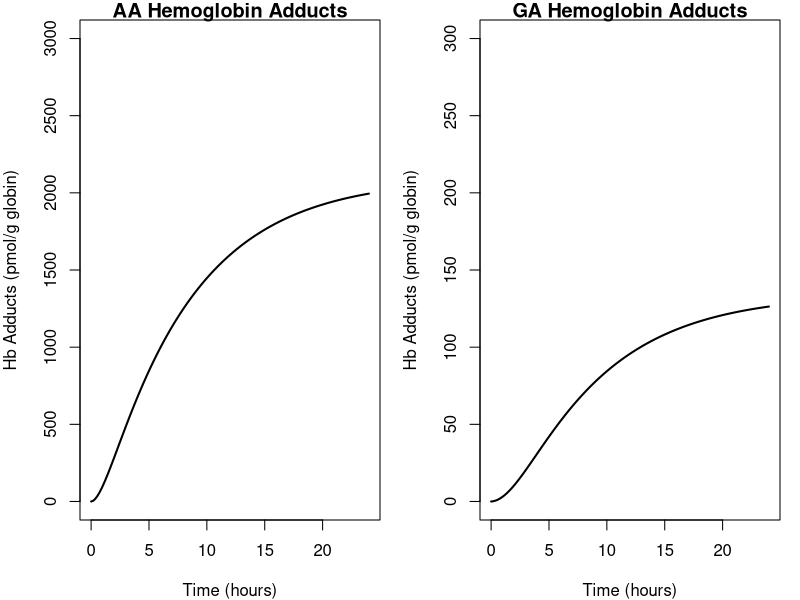
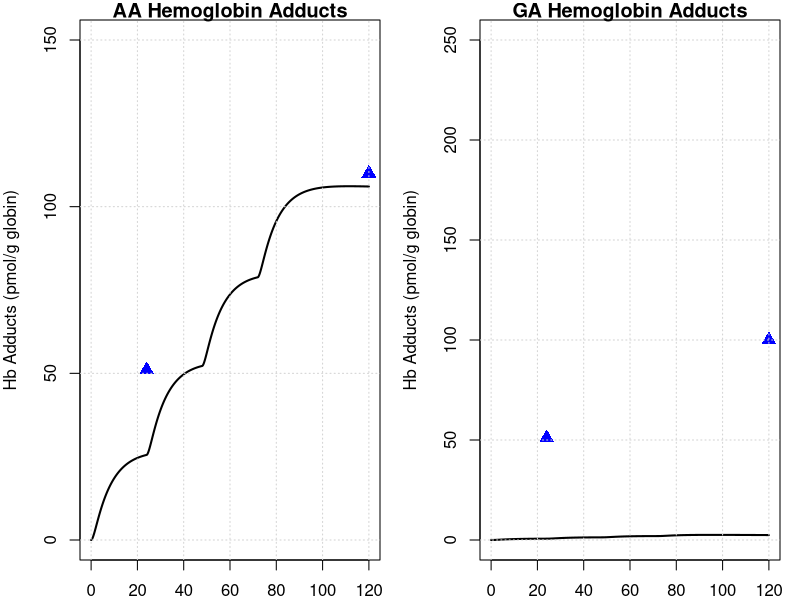

Reproduce these figures in R, in order.
library(deSolve) ; library(minpack.lm)
graphics.off()

# body weight in kg
BW = 70 
# fractions of BW
##https://journals.sagepub.com/doi/pdf/10.1177/ANIB_32_3-4
F_B = 0.079 
F_B_AB = 0.35 #fraction: arterial blood of blood volume

F_B_VB = 0.65 #fraction: venous blood of blood volume
F_Li = 0.026
F_Ki = 0.0044
F_T = 1 - ( F_B + F_Li + F_Ki )
# organ volumes in L
V_AB <- BW*F_B*F_B_AB 
V_VB <- BW*F_B*F_B_VB 

V_T <- BW*F_T
V_Ki <- BW*F_Ki
V_Li <- BW*F_Li

#mixed venous delay compartment volume
V_mix <- V_VB

# cardiac output in L/(kg*h)
##https://journals.sagepub.com/doi/pdf/10.1177/ANIB_32_3-4
QCC = 16        #12.5 # maybe 14 or 6.5 check?
Q_C = QCC*BW^0.75
#FQ_P = 2.5/100 Trine: We don't have a lung compartment in this model
FQ_Li = 0.255
FQ_Ki = 0.19 #total - there is also an aterial flow rate 
FQ_T = 1 -( FQ_Li + FQ_Ki) # +FQ_P) Trine: We don't have a lung compartment in this model
Q_Li <- Q_C*FQ_Li
Q_Ki <- Q_C*FQ_Ki
Q_T <- Q_C*FQ_T

MW_aa = 71   # mg/mmol
MW_ga = 87   # mg/mmol
MW_GSH = 307.32 # mg/mmol
k_0_GSH = 7   # from Sweeney paper.
MW_GSH = 307.32     # mg/mmol

# partition coefficient 
pAA_TB = .2        # Tissue::blood partition AA, Sweeney et al (2010) paper
pAA_KiB = 0.8      # Kidney::blood partition AA, Sweeney et al (2010) paper
pAA_LiB = 0.4      # liver::blood partition AA, Sweeney et al (2010) paper
# Maybe we said it earlier and these parameters are not sensitive to the model,
# but from which paper did you get the values of these partition coefs., 
# in the paper of Sweeney and of Li are different pAA_LiB = 0.4 and pAA_KiB = 0.8.

# reaction rate constants 
k_AAuptake = 1 #1/h

k_onAA_T = 0.028  #1/h     # we took it from Sweenney
k_onAA_B = 0.003 #0.036  #1/h # 0.036 h⁻¹ corresponds to tissue binding (KPBS1)in Sweeney, not blood
k_onAA_Li = 0.71 #1/h
k_onAA_Ki = 0.13 #1/h

# from 0.23 to 0.35
k_cl_GSH = 0.035   # 1/h   #  Reed et al. 2008 'A mathematical model of glutathione metabolism'
# doi:10.1186/1742-4682-5-8

k_exc_AAMA = 0.049  ## ##MK Furh et al. report on Elimination half-life of AAMA as ~17.4 h, then k_exc_AAMA=0.0398 h-1#
# 'Toxicokinetics of acrylamide in humans after ingestion of a defined dose in a test meal to improve risk assessment for acrylamide carcinogenicity'
# DOI: 10.1158/1055-9965.EPI-05-0647
# 0.049 #1/h or 0.13 # this will change the shape

# Maximum velocity for enzymatic reaction 
V_max_p450 = 0.5 * BW^0.7 # 9 /MW_aa*BW^0.7  # mg/h  from Sweenney paper, checked!
# maximum rate of GA and AA conjugation with GSH (mg/(h BW^0.7))
Vmax_AA_GSH <- 22 * BW^0.7 # 24*BW^0.7 # from the Sweeny  fitted   mg/h

# +++++++++++++++++++++++++++++++++++++++++++++++++++++++++++++++++
# PARAMETERS FOR GA
# +++++++++++++++++++++++++++++++++++++++++++++++++++++++++++++++++
# partition coefficient
pGA_TB = 1.35 # Have been calculated from the Doerge et al 2005 paper on TK in mice
pGA_LiB = 0.63 # Have been calculated from the Doerge et al 2005 paper on TK in mice
pGA_KiB = .3

#k_onGA_GSH = 0.8 #L/(mmol h)
k_onGA_T = 0.69        #1/h
k_onGA_B = 0.108       #1/h
k_onGA_Ki = k_onAA_T/2 #1/h
k_onGA_Li = 0.115      #1/h

k_exc_GAMA = 0.027   ##MK Furh et al. report on Elimination half-life of GAMA: ~25.1 hours, then k_exc_GAMA = 0.0276 h-1##  
# 0.077 #1/h  # or 0.027 # from sweeney # 
k_exc_GAOH = 0.077     # 1/h  # from sweeney
# (removed as no longer used) k_exc_GA <- .4         # 1/h Q_Ki*0.025

# Maximum velocity for enzymatic reaction 
V_max_EH = 20 *BW^0.7  
KM_p450 = 10.0
KM_EH = 100.0
# maximum rate of GA and AA conjugation with GSH (mg/(h BW^0.7))
Vmax_GA_GSH <- 20*BW^0.7 # from the Sweeny ( Vmax_GC2 )  fitted   mg/h

KMG1 = 100  # In Sweeney: KMG1 = 100 mg/L (human)  #50  #!Km with respect to AA for GSH conjugation mg/L (from Sweeny code) 
# Trine: This should be mg. Delete the term MW_aa
# Sweeney has this parameter for rats ans 100 mg/L why did you use this number and why divived by MW??

KMGG <- 0.1 * MW_GSH # In Sweeney: KMGG = 0.1 mM # .1/MW_GSH        # !KM with respect to GSH for AA or GA conjugation with GSH mmol/L. Trine: should be mg/L
####and that this is 307 mg/L #This comment is wrong ignore
KMG2 = 100  #!Km with respect to GA for GSH conjugation mM. Trine: This should be mg. Delete the term MW_aa
# The same comment as for KMG1

# from the code, not from paper
KPT_Li = 0.015    # !'protein turnover rate in liver'# this is confimred in the exp. values of Sweeney
KPT_Ki = 0.013    # !'protein turnover rate in kidney'# 1/h this is 0.012 in Sweeney, I guess its not much of difference
#KPTR   = 1        # !'protein turnover rate in rpt'# this is 0.012 in Li et.al
KPTS   = 0.0039   # !'protein turnover rate in spt'# and this they have it 0.0051 Sweeney and Li 0.0012 refering to Sweeney
KPTRB  = 0.00035  # (correct by Maria)    # !'protein turnover rate in rbc'# how did we get that?
KPTPL  = 0.012    # !'protein turnover rate in plasma'# Sweeney has 0.012 for this value

kpb_Li = 0.1    #!protein binding in liver
kpbk_ki = 0.08   #!protein binding in kidney
kpbr1 = 0.08  # !protein binding in rpt
kpbs1 = 0.08   #!protein binding in spt
kpbrb1 = 0.01 # !protein binding in rbc (hemoglobin binding)
kpbpl1 = 0.01   #!protein binding in plasma 
reactratio = 2.0  #!reactivity ratio with protein, AA/GA
kpb_Li_2 = kpb_Li/reactratio    #!protein binding in liver
kpbk2 = kpbk_ki/reactratio    #!protein binding in kidney
kpbr2 = kpbr1/reactratio    #!protein binding in rpt
kpbs2 = kpbs1/reactratio    #!protein binding in spt
kpbrb2 = kpbrb1/reactratio  #!protein binding in rbc (hemoglobin binding)
kpbpl2 = kpbpl1/reactratio  #!protein binding in plasma 

# +++++++++++++++++++++++++++++++++++++++++++++++++++++++++++++++++
# CORRECTED HB ADDUCT PARAMETERS
# 2 Formation Constants (L/h)
K_FORM_AA_VAL =  6400  # !fmol AA-val/mg globin per mM AA-hr

K_FORM_GA_VAL <- 59000 # fmol GA-val/mg globin per mM GA-hr

# 3. Removal Constants (1/h)
# Adducts are removed with RBC turnover (Lifespan ~120 days)
# Should match KPTRB (Protein turnover in RBC)
K_REM_AA_VAL <- 0.00035 #AA-val adducts from RBC per hr
K_REM_GA_VAL <- 0.00035 #AA-val adducts from RBC per hr



# +++++++++++++++++++++++++++++++++++++++++++++++++++++++++++++++++
# create list of parameter
# +++++++++++++++++++++++++++++++++++++++++++++++++++++++++++++++++
params <- unlist(c(data.frame(pAA_TB, pAA_LiB, pAA_KiB,
                              pGA_TB, pGA_LiB, pGA_KiB,
                              k_onAA_T, k_onAA_B, k_onAA_Li,  k_onAA_Ki,
                              k_onGA_T, k_onGA_B, k_onGA_Li, k_onGA_Ki, 
                              k_exc_AAMA, k_exc_GAMA,
                              k_cl_GSH, V_max_p450, KM_p450, V_max_EH, KM_EH,
                              k_AAuptake)  ))
yini <- c(m_AA_AB = 0.0, m_GA_AB = 0.0,      
          m_AA_VB = 0.0, m_GA_VB = 0.0,
          m_AA_mix = 0.0,   # AA amount in mixed venous delay compartment (mg)
          m_GA_mix = 0.0,   # GA amount in mixed venous delay compartment (mg)
          m_AA_Ki = 0.0, m_GA_Ki = 0.0, m_AA_dose = 0 ,
          m_AA_Li = 0.0, m_AAMA = 0.0, 
          m_GA_Li = 0.0, a_pb_GA_Li = 0.0,
          m_GAMA  = 0.0,       
          m_GSH_Li = k_0_GSH * V_Li * MW_GSH, 
          m_AA_T = 0.0, m_GA_T = 0.0,     m_GAOH = 0.0, 
          a_pb_AA_Ki = 0,  a_pb_AA_Li = 0,
          a_pb_GA_Ki = 0, a_pb_AA_T = 0, 
          a_pb_GA_T = 0,
          m_AA_Hb = 0.0,   # <-- AA-hemoglobin adduct (fmol adducts per mg globin)
          m_GA_Hb = 0.0    # <-- GA-hemoglobin adduct (fmol adducts per mg globin)
)
# ++++++++++++++++++++++++++++++++++++++++++++++++++++++++++++++++++
# PBPK model for Acrylamide (AA) with GA and mass-balance diagnostics
# ++++++++++++++++++++++++++++++++++++++++++++++++++++++++++++++++++
PBPKmodelAA <- function(t, state, parameter) {
  with(as.list(c(t, state, parameter)), {
    
    #----#---#  Model for AA  #---#---#
    # concentrations blood in the organs in mg/L
    c_AA_AB <- m_AA_AB / V_AB
    c_AA_VB <- m_AA_VB / V_VB
    c_AA_mix <- m_AA_mix / V_mix   # mixed compartment
    c_AA_T  <- m_AA_T  / V_T
    c_AA_Li <- m_AA_Li / V_Li   
    c_AA_Ki <- m_AA_Ki / V_Ki
    
    c_GSH_Li <- m_GSH_Li / V_Li
    
    # units checked -> mg/h
    dm_AA_dose <- - k_AAuptake * m_AA_dose
    
    # units checked -> mg/h
    # Arterial blood
    dm_AA_AB <- Q_C * (c_AA_VB - c_AA_AB) - k_onAA_B * c_AA_AB * V_AB
    
    # Mixed venous delay compartment: receives tissue outflows
    dm_AA_mix <- Q_T  * (c_AA_T  / pAA_TB) +
      Q_Li * (c_AA_Li / pAA_LiB) +
      Q_Ki * (c_AA_Ki / pAA_KiB) -
      Q_C  * c_AA_mix
    
    # Venous blood: receives flow from mixed compartment
    dm_AA_VB <- Q_C * (c_AA_mix - c_AA_VB) - k_onAA_B * c_AA_VB * V_VB
    
    # !terminal valine hemoglobin adducts
    # we define m_AA_Hb in unit as "fmol adducts per mg globin"
    dm_AA_Hb <- K_FORM_AA_VAL * (c_AA_VB / MW_aa) - K_REM_AA_VAL * m_AA_Hb
    
    
    
    
    # Kidney
    dm_AA_Ki <- Q_Ki * c_AA_AB - Q_Ki * (c_AA_Ki / pAA_KiB) - k_onAA_Ki * m_AA_Ki
    # protein turnover AA in Kidney
    da_pb_AA_Ki <- kpbk_ki * m_AA_Ki - a_pb_AA_Ki * KPT_Ki
    
    # liver metabolism (AA -> GA via P450 and AA -> AAMA via GSH conjugation)
    metAA_GSH  <- Vmax_AA_GSH * c_AA_Li * c_GSH_Li / ((KMG1 + c_AA_Li) * (KMGG + c_GSH_Li))
    metAA_P450 <- V_max_p450 * c_AA_Li / (KM_p450 + c_AA_Li)
    
    # Liver mass balance for AA
    dm_AA_Li <- Q_Li * (c_AA_AB - c_AA_Li / pAA_LiB) + k_AAuptake * m_AA_dose -
      k_onAA_Li * m_AA_Li - metAA_P450 - metAA_GSH
    # protein turnover AA in Liver
    da_pb_AA_Li <- kpb_Li * m_AA_Li - a_pb_AA_Li * KPT_Li
    
    # Tissue
    dm_AA_T <- Q_T * (c_AA_AB - c_AA_T / pAA_TB) - k_onAA_T * m_AA_T
    # protein turnover AA in Tissue
    da_pb_AA_T <- kpbs1 * m_AA_T - a_pb_AA_T * KPTS
    
    # Urine / metabolite AAMA (from AA via GSH conjugation)
    dm_AAMA <- metAA_GSH - m_AAMA * k_exc_AAMA
    
    
    ########################################################################################
    #-GA-#-GA-#  Model for GA  #-GA-#-GA-#    
    # concentrations blood in the organs in mg/L
    c_GA_AB <- m_GA_AB / V_AB
    c_GA_VB <- m_GA_VB / V_VB
    c_GA_T  <- m_GA_T  / V_T
    c_GA_Li <- m_GA_Li / V_Li
    c_GA_Ki <- m_GA_Ki / V_Ki
    
    
    c_GA_mix <- m_GA_mix / V_mix   # mixed compartment
    
    # Blood
    dm_GA_AB <- Q_C * (c_GA_VB - c_GA_AB) - k_onGA_B * c_GA_AB * V_AB
    
    # Mixed venous delay compartment: receives tissue outflows
    dm_GA_mix <- Q_T * (c_GA_T  / pGA_TB) +
      Q_Li * (c_GA_Li / pGA_LiB) +
      Q_Ki * (c_GA_Ki / pGA_KiB) -
      Q_C  * c_GA_mix
    
    # Venous blood: receives flow from mixed compartment
    dm_GA_VB <- Q_C * (c_GA_mix - c_GA_VB) - k_onGA_B * c_GA_VB * V_VB
    
    # hemoglobin
    dm_GA_Hb <- K_FORM_GA_VAL * ( c_GA_VB / MW_ga ) - K_REM_GA_VAL * m_GA_Hb
    
    
    # Kidney
    dm_GA_Ki <- Q_Ki * c_GA_AB - Q_Ki * (c_GA_Ki / pGA_KiB) - k_onGA_Ki * m_GA_Ki
    da_pb_GA_Ki <- kpbk_ki * m_GA_Ki - a_pb_GA_Ki * KPT_Ki
    
    # Liver metabolism for GA (and formation from AA via p450)
    metGA_GSH <- Vmax_GA_GSH * c_GSH_Li * c_GA_Li / ((c_GA_Li + KMG2) * (c_GSH_Li + KMGG))
    metGA_EH  <- V_max_EH  * c_GA_Li / (KM_EH + c_GA_Li)
    
    
    metAA_P450_GA <- metAA_P450 * (MW_ga / MW_aa)
    dm_GA_Li <- Q_Li * (c_GA_AB - c_GA_Li / pGA_LiB) - k_onGA_Li * m_GA_Li +
      metAA_P450_GA - metGA_GSH - metGA_EH
    # protein turnover GA in Liver
    da_pb_GA_Li <- kpb_Li_2 * m_GA_Li - a_pb_GA_Li * KPT_Li
    
    # GA metabolites (excretable)
    dm_GAMA  <- metGA_GSH - m_GAMA * k_exc_GAMA
    dm_GAOH  <- metGA_EH  - m_GAOH * k_exc_GAOH
    
    # Tissue
    dm_GA_T <- Q_T * (c_GA_AB - c_GA_T / pGA_TB) - k_onGA_T * m_GA_T
    da_pb_GA_T <- kpbs2 * m_GA_T - a_pb_GA_T * KPTS
    
    # GSH pool in liver (consumed by both AA and GA conjugation) # correction of the eqs.
    # earlier eq. 'production − clearance − consumption' 
    #This eq. 'GSH self-corrects to baseline, matches physiology, from Sweeney
    dm_GSH_Li <- k_cl_GSH * (k_0_GSH * V_Li * MW_GSH - m_GSH_Li) - metAA_GSH - metGA_GSH
    
    
    
    
    # -------------------------------------------------------------------------
    # Mass-balance diagnostics (do not change dynamics; returned as named outputs)
    # Total mass pools (AA, GA, and combined AA+GA + metabolites)
    total_AA_mass <- m_AA_AB + m_AA_VB + m_AA_T + m_AA_Li + m_AA_Ki + m_AAMA
    total_GA_mass <- m_GA_AB + m_GA_VB + m_GA_T + m_GA_Li + m_GA_Ki + m_GAMA + m_GAOH
    
    # Rate of change of total AA (sum of AA derivatives)
    dm_total_AA <- dm_AA_dose + dm_AA_AB + dm_AA_VB + dm_AA_T + dm_AA_Li + dm_AA_Ki + dm_AAMA
    # Rate of change of total GA (sum of GA derivatives)
    dm_total_GA <- dm_GA_AB + dm_GA_VB + dm_GA_T + dm_GA_Li + dm_GA_Ki + dm_GAMA + dm_GAOH
    
    # Combined pool derivative (AA + GA + excretable metabolites)
    combined_deriv <- dm_total_AA + dm_total_GA
    
    # Total excretion (rate at which mass leaves the modeled system)
    total_excretion_rate <- m_AAMA * k_exc_AAMA + m_GAMA * k_exc_GAMA + m_GAOH * k_exc_GAOH
    
    # For perfect mass conservation: combined_deriv + total_excretion_rate should be ~ 0
    # (because conversions AA->GA are internal transfers; only excretion removes mass)
    mass_balance_residual <- combined_deriv + total_excretion_rate
    
    # Flow/volume diagnostics
    flow_residual <- Q_C - (Q_T + Q_Li + Q_Ki)   # if non-zero, flows don't sum to cardiac output
    volume_sum    <- V_AB + V_VB + V_T + V_Li + V_Ki  # check if sum matches expected total blood/tissue volume
    
    # -------------------------------------------------------------------------
    # Return: first element must be vector of derivatives (in the same order as `state`)
    derivs <- c(
      dm_AA_AB,    dm_GA_AB,   
      dm_AA_VB,    dm_GA_VB,
      dm_AA_mix,         dm_GA_mix,
      dm_AA_Ki,    dm_GA_Ki,   dm_AA_dose,
      dm_AA_Li,    dm_AAMA,
      dm_GA_Li,    da_pb_GA_Li, dm_GAMA,
      dm_GSH_Li,   dm_AA_T,     dm_GA_T,
      dm_GAOH,
      da_pb_AA_Ki, da_pb_AA_Li,
      da_pb_GA_Ki, da_pb_AA_T, 
      da_pb_GA_T,
      dm_AA_Hb ,   # <-- AA-hemoglobin adduct
      dm_GA_Hb     # <-- GA-hemoglobin adduct
    )
    
    # Named diagnostics returned as additional items (deSolve will include them in output)
    return(list(    derivs,
      total_AA_mass = total_AA_mass,
      total_GA_mass = total_GA_mass,
      combined_total_mass = total_AA_mass + total_GA_mass,
      dm_total_AA = dm_total_AA,
      dm_total_GA = dm_total_GA,
      combined_deriv = combined_deriv,
      total_excretion_rate = total_excretion_rate,
      mass_balance_residual = mass_balance_residual,
      flow_residual = flow_residual,
      volume_sum = volume_sum
    ))
  })
}
PBPKmodelAA <- compiler::cmpfun(PBPKmodelAA)

# ++++++++++++++++++++++++++++++++++++++++++++++++++++++++++++++++++
# manual readout from Vikstrom 2011 InVitroAcrylamide
# ++++++++++++++++++++++++++++++++++++++++++++++++++++++++++++++++++

n_days = 1 # simulate for 5 days
times <- seq(from = 0, to = n_days * 24   , by = 0.1)
diet <- data.frame(var = "m_AA_dose", method = "add",   #  24* c(0:(n_days/2))
                   time = c(0 ),  value = 1000 *BW /1000 ) #  0.5 *BW /1000   # dose of 0.05 microg/kg bw
out <- ode(y = yini, times = times, func = PBPKmodelAA, parms = params, events = list(data = diet))


par( mfrow = c(1,2) , mar = c(4,4,1,1) )
# plot for hemoglobin adducts AA 
plot(out[,'time'], 
     out[,'m_AA_Hb'],
     type = 'l', lwd=2,  xlab = 'Time (hours)',    ylab = 'Hb Adducts (pmol/g globin)', 
     main = 'AA Hemoglobin Adducts',   
     ylim = c(0, 3000)) # Adjusted ylim to typical range (0-150)
# Add reference points (ensure these values are also in pmol/g globin)
#points(c(24, 120), c(51, 110), col="blue", cex = 1.5, pch = 17) ; grid()

plot(out[,'time'],  out[,'m_GA_Hb'], 
     type = 'l', lwd=2,  xlab = 'Time (hours)',    ylab = 'Hb Adducts (pmol/g globin)', 
     main = 'GA Hemoglobin Adducts',   
     ylim = c(0, 300)) # Adjusted ylim to typical range (0-150)
# Add reference points (ensure these values are also in pmol/g globin)
#points(c(24, 120), c(51, 100), col="blue", cex = 1.5, pch = 17) ; grid()








library(deSolve) ; library(minpack.lm)
graphics.off()

# body weight in kg
BW = 70 
# fractions of BW
##https://journals.sagepub.com/doi/pdf/10.1177/ANIB_32_3-4
F_B = 0.079 
F_B_AB = 0.35 #fraction: arterial blood of blood volume

F_B_VB = 0.65 #fraction: venous blood of blood volume
F_Li = 0.026
F_Ki = 0.0044
F_T = 1-(F_B+F_Li+F_Ki)
# organ volumes in L
V_AB <- BW*F_B*F_B_AB 
V_VB <- BW*F_B*F_B_VB 

V_T <- BW*F_T
V_Ki <- BW*F_Ki
V_Li <- BW*F_Li

#mixed venous delay compartment volume
V_mix <- V_VB

# cardiac output in L/(kg*h)
##https://journals.sagepub.com/doi/pdf/10.1177/ANIB_32_3-4
QCC = 16        #12.5 # maybe 14 or 6.5 check?
Q_C = QCC*BW^0.75
#FQ_P = 2.5/100 Trine: We don't have a lung compartment in this model
FQ_Li = 0.255
FQ_Ki = 0.19 #total - there is also an aterial flow rate 
FQ_T = 1 -( FQ_Li + FQ_Ki) # +FQ_P) Trine: We don't have a lung compartment in this model
Q_Li <- Q_C*FQ_Li
Q_Ki <- Q_C*FQ_Ki
Q_T <- Q_C*FQ_T

MW_aa = 71   # mg/mmol
MW_ga = 87   # mg/mmol
MW_GSH = 307.32 # mg/mmol
k_0_GSH = 7   # from Sweeney paper.
MW_GSH = 307.32     # mg/mmol

# partition coefficient 
pAA_TB = .2        # Tissue::blood partition AA, Sweeney et al (2010) paper
pAA_KiB = 0.8      # Kidney::blood partition AA, Sweeney et al (2010) paper
pAA_LiB = 0.4      # liver::blood partition AA, Sweeney et al (2010) paper
# Maybe we said it earlier and these parameters are not sensitive to the model, but from which paper did you get the values of these partition coefs., 
# in the paper of Sweeney and of Li are different pAA_LiB = 0.4 and pAA_KiB = 0.8.

# reaction rate constants 
k_AAuptake = 1 #1/h

k_onAA_T = 0.028  #1/h     # we took it from Sweenney
k_onAA_B = 0.003 #0.036  #1/h # 0.036 h⁻¹ corresponds to tissue binding (KPBS1)in Sweeney, not blood
k_onAA_Li = 0.71 #1/h
k_onAA_Ki = 0.13 #1/h

# from 0.23 to 0.35
k_cl_GSH = 0.035   # 1/h   #  Reed et al. 2008 'A mathematical model of glutathione metabolism'
# doi:10.1186/1742-4682-5-8

# k_onAA_GSH = 0.55 # L/(mmol h)
# check, we do not use it any more.
k_exc_AAMA = 0.049  ## ##MK Furh et al. report on Elimination half-life of AAMA as ~17.4 h, then k_exc_AAMA=0.0398 h-1#
# 'Toxicokinetics of acrylamide in humans after ingestion of a defined dose in a test meal to improve risk assessment for acrylamide carcinogenicity'
# DOI: 10.1158/1055-9965.EPI-05-0647
# 0.049 #1/h or 0.13 # this will change the shape

# Maximum velocity for enzymatic reaction 
V_max_p450 = 0.5 * BW^0.7 #9 /MW_aa*BW^0.7  # mg/h  from Sweenney paper, checked!
# maximum rate of GA and AA conjugation with GSH (mg/(h BW^0.7))
Vmax_AA_GSH <- 22 * BW^0.7 #24*BW^0.7 # from the Sweeny  fitted   mg/h

# +++++++++++++++++++++++++++++++++++++++++++++++++++++++++++++++++
# PARAMETERS FOR GA
# +++++++++++++++++++++++++++++++++++++++++++++++++++++++++++++++++
# partition coefficient
pGA_TB = 1.35 # Have been calculated from the Doerge et al 2005 paper on TK in mice
pGA_LiB = 0.63 # Have been calculated from the Doerge et al 2005 paper on TK in mice
pGA_KiB = .3

#k_onGA_GSH = 0.8 #L/(mmol h)
k_onGA_T = 0.69        #1/h
k_onGA_B = 0.108       #1/h
k_onGA_Ki = k_onAA_T/2 #1/h
k_onGA_Li = 0.115      #1/h

k_exc_GAMA = 0.027   ##MK Furh et al. report on Elimination half-life of GAMA: ~25.1 hours, then k_exc_GAMA = 0.0276 h-1##  
# 0.077 #1/h  # or 0.027 # from sweeney # 
k_exc_GAOH = 0.077     # 1/h  # from sweeney
# (removed as no longer used) k_exc_GA <- .4         # 1/h Q_Ki*0.025

# Maximum velocity for enzymatic reaction 
V_max_EH = 20 *BW^0.7  
KM_p450 = 10.0
KM_EH = 100.0
# maximum rate of GA and AA conjugation with GSH (mg/(h BW^0.7))
Vmax_GA_GSH <- 20*BW^0.7 # from the Sweeny ( Vmax_GC2 )  fitted   mg/h

KMG1 = 100  # In Sweeney: KMG1 = 100 mg/L (human)  #50  #!Km with respect to AA for GSH conjugation mg/L (from Sweeny code) 
# Trine: This should be mg. Delete the term MW_aa
# Sweeney has this parameter for rats ans 100 mg/L why did you use this number and why divived by MW??

KMGG <- 0.1 * MW_GSH # In Sweeney: KMGG = 0.1 mM # .1/MW_GSH        # !KM with respect to GSH for AA or GA conjugation with GSH mmol/L. Trine: should be mg/L
####and that this is 307 mg/L #This comment is wrong ignore
KMG2 = 100  #!Km with respect to GA for GSH conjugation mM. Trine: This should be mg. Delete the term MW_aa
# The same comment as for KMG1

# from the code, not from paper
KPT_Li = 0.015    # !'protein turnover rate in liver'# this is confimred in the exp. values of Sweeney
KPT_Ki = 0.013    # !'protein turnover rate in kidney'# 1/h this is 0.012 in Sweeney, I guess its not much of difference
#KPTR   = 1        # !'protein turnover rate in rpt'# this is 0.012 in Li et.al
KPTS   = 0.0039   # !'protein turnover rate in spt'# and this they have it 0.0051 Sweeney and Li 0.0012 refering to Sweeney
KPTRB  = 0.00035  # (correct by Maria)    # !'protein turnover rate in rbc'# how did we get that?
KPTPL  = 0.012    # !'protein turnover rate in plasma'# Sweeney has 0.012 for this value

kpb_Li = 0.1    #!protein binding in liver
kpbk_ki = 0.08   #!protein binding in kidney
kpbr1 = 0.08  # !protein binding in rpt
kpbs1 = 0.08   #!protein binding in spt
kpbrb1 = 0.01 # !protein binding in rbc (hemoglobin binding)
kpbpl1 = 0.01   #!protein binding in plasma 
reactratio = 2.0  #!reactivity ratio with protein, AA/GA
kpb_Li_2 = kpb_Li/reactratio    #!protein binding in liver
kpbk2 = kpbk_ki/reactratio    #!protein binding in kidney
kpbr2 = kpbr1/reactratio    #!protein binding in rpt
kpbs2 = kpbs1/reactratio    #!protein binding in spt
kpbrb2 = kpbrb1/reactratio  #!protein binding in rbc (hemoglobin binding)
kpbpl2 = kpbpl1/reactratio  #!protein binding in plasma 

# +++++++++++++++++++++++++++++++++++++++++++++++++++++++++++++++++
# CORRECTED HB ADDUCT PARAMETERS
# +++++++++++++++++++++++++++++++++++++++++++++++++++++++++++++++++

# 2 Formation Constants (L/h)
K_FORM_AA_VAL =  7500  # !fmol AA-val/mg globin per mM AA-hr

K_FORM_GA_VAL <- 34000 # fmol GA-val/mg globin per mM GA-hr

# 3. Removal Constants (1/h)
# Adducts are removed with RBC turnover (Lifespan ~120 days)
# Should match KPTRB (Protein turnover in RBC)
K_REM_AA_VAL <- 0.000231 #AA-val adducts from RBC per hr
K_REM_GA_VAL <- 0.00231 #AA-val adducts from RBC per hr





# +++++++++++++++++++++++++++++++++++++++++++++++++++++++++++++++++
# create list of parameter
# +++++++++++++++++++++++++++++++++++++++++++++++++++++++++++++++++
params <- unlist(c(data.frame(pAA_TB, pAA_LiB, pAA_KiB,
                              pGA_TB, pGA_LiB, pGA_KiB,
                              k_onAA_T, k_onAA_B, k_onAA_Li,  k_onAA_Ki,
                              k_onGA_T, k_onGA_B, k_onGA_Li, k_onGA_Ki, 
                              k_exc_AAMA, k_exc_GAMA,
                              k_cl_GSH, V_max_p450, KM_p450, V_max_EH, KM_EH,
                              k_AAuptake)
))
yini <- c(m_AA_AB = 0.0, m_GA_AB = 0.0,      
          m_AA_VB = 0.0, m_GA_VB = 0.0,
          m_AA_mix = 0.0,   # AA amount in mixed venous delay compartment (mg)
          m_GA_mix = 0.0,   # GA amount in mixed venous delay compartment (mg)
          m_AA_Ki = 0.0, m_GA_Ki = 0.0, m_AA_dose = 0 ,
          m_AA_Li = 0.0, m_AAMA = 0.0, 
          m_GA_Li = 0.0, a_pb_GA_Li = 0.0,
          m_GAMA  = 0.0,       
          m_GSH_Li = k_0_GSH * V_Li * MW_GSH, 
          m_AA_T = 0.0, m_GA_T = 0.0,     m_GAOH = 0.0, 
          a_pb_AA_Ki = 0,  a_pb_AA_Li = 0,
          a_pb_GA_Ki = 0, a_pb_AA_T = 0, 
          a_pb_GA_T = 0,
          m_AA_Hb = 0.0,   # <-- AA-hemoglobin adduct (fmol adducts per mg globin)
          m_GA_Hb = 0.0    # <-- GA-hemoglobin adduct (fmol adducts per mg globin)
)
# ++++++++++++++++++++++++++++++++++++++++++++++++++++++++++++++++++
# PBPK model for Acrylamide (AA) with GA and mass-balance diagnostics
# ++++++++++++++++++++++++++++++++++++++++++++++++++++++++++++++++++
PBPKmodelAA <- function(t, state, parameter) {
  with(as.list(c(t, state, parameter)), {
    
    #----#---#  Model for AA  #---#---#
    # concentrations blood in the organs in mg/L
    c_AA_AB <- m_AA_AB / V_AB
    c_AA_VB <- m_AA_VB / V_VB
    c_AA_mix <- m_AA_mix / V_mix   # mixed compartment
    c_AA_T  <- m_AA_T  / V_T
    c_AA_Li <- m_AA_Li / V_Li   
    c_AA_Ki <- m_AA_Ki / V_Ki
    
    c_GSH_Li <- m_GSH_Li / V_Li
    
    # units checked -> mg/h
    dm_AA_dose <- - k_AAuptake * m_AA_dose
    
    # units checked -> mg/h
    # Arterial blood
    dm_AA_AB <- Q_C * (c_AA_VB - c_AA_AB) - k_onAA_B * c_AA_AB * V_AB
    
    # Mixed venous delay compartment: receives tissue outflows
    dm_AA_mix <- Q_T  * (c_AA_T  / pAA_TB) +
      Q_Li * (c_AA_Li / pAA_LiB) +
      Q_Ki * (c_AA_Ki / pAA_KiB) -
      Q_C  * c_AA_mix
    
    # Venous blood: receives flow from mixed compartment
    dm_AA_VB <- Q_C * (c_AA_mix - c_AA_VB) - k_onAA_B * c_AA_VB * V_VB
    
    # !terminal valine hemoglobin adducts
    # we define m_AA_Hb in unit as "fmol adducts per mg globin"
    dm_AA_Hb <- K_FORM_AA_VAL * (c_AA_VB / MW_aa) - K_REM_AA_VAL * m_AA_Hb
    
    
    
    
    # Kidney
    dm_AA_Ki <- Q_Ki * c_AA_AB - Q_Ki * (c_AA_Ki / pAA_KiB) - k_onAA_Ki * m_AA_Ki
    # protein turnover AA in Kidney
    da_pb_AA_Ki <- kpbk_ki * m_AA_Ki - a_pb_AA_Ki * KPT_Ki
    
    # liver metabolism (AA -> GA via P450 and AA -> AAMA via GSH conjugation)
    metAA_GSH  <- Vmax_AA_GSH * c_AA_Li * c_GSH_Li / ((KMG1 + c_AA_Li) * (KMGG + c_GSH_Li))
    metAA_P450 <- V_max_p450 * c_AA_Li / (KM_p450 + c_AA_Li)
    
    # Liver mass balance for AA
    dm_AA_Li <- Q_Li * (c_AA_AB - c_AA_Li / pAA_LiB) + k_AAuptake * m_AA_dose -
      k_onAA_Li * m_AA_Li - metAA_P450 - metAA_GSH
    # protein turnover AA in Liver
    da_pb_AA_Li <- kpb_Li * m_AA_Li - a_pb_AA_Li * KPT_Li
    
    # Tissue
    dm_AA_T <- Q_T * (c_AA_AB - c_AA_T / pAA_TB) - k_onAA_T * m_AA_T
    # protein turnover AA in Tissue
    da_pb_AA_T <- kpbs1 * m_AA_T - a_pb_AA_T * KPTS
    
    # Urine / metabolite AAMA (from AA via GSH conjugation)
    dm_AAMA <- metAA_GSH - m_AAMA * k_exc_AAMA
    
    
    ########################################################################################
    #-GA-#-GA-#  Model for GA  #-GA-#-GA-#    
    # concentrations blood in the organs in mg/L
    c_GA_AB <- m_GA_AB / V_AB
    c_GA_VB <- m_GA_VB / V_VB
    c_GA_T  <- m_GA_T  / V_T
    c_GA_Li <- m_GA_Li / V_Li
    c_GA_Ki <- m_GA_Ki / V_Ki
    c_GA_mix <- m_GA_mix / V_mix   # mixed compartment
    
    
    # Blood
    dm_GA_AB <- Q_C * (c_GA_VB - c_GA_AB) - k_onGA_B * m_GA_AB
    
    # Mixed venous delay compartment: receives tissue outflows
    dm_GA_mix <- Q_T  * (c_GA_T  / pGA_TB) +
      Q_Li * (c_GA_Li / pGA_LiB) +
      Q_Ki * (c_GA_Ki / pGA_KiB) -
      Q_C  * c_GA_mix
    
    # Venous blood: receives flow from mixed compartment
    dm_GA_VB <- Q_C * (c_GA_mix - c_GA_VB) - k_onGA_B * c_GA_VB * V_VB
    
    # hemoglobin
    dm_GA_Hb <- K_FORM_GA_VAL * ( c_GA_VB / MW_ga ) - K_REM_GA_VAL * m_GA_Hb
    
    
    
    # Kidney
    dm_GA_Ki <- Q_Ki * c_GA_AB - Q_Ki * (c_GA_Ki / pGA_KiB) - k_onGA_Ki * m_GA_Ki
    da_pb_GA_Ki <- kpbk_ki * m_GA_Ki - a_pb_GA_Ki * KPT_Ki
    
    # Liver metabolism for GA (and formation from AA via p450)
    metGA_GSH <- Vmax_GA_GSH * c_GSH_Li * c_GA_Li / ((c_GA_Li + KMG2) * (c_GSH_Li + KMGG))
    metGA_EH  <- V_max_EH  * c_GA_Li / (KM_EH + c_GA_Li)
    
    dm_GA_Li <- Q_Li * (c_GA_AB - c_GA_Li / pGA_LiB) - k_onGA_Li * m_GA_Li +
      metAA_P450 - metGA_GSH - metGA_EH
    # protein turnover GA in Liver
    da_pb_GA_Li <- kpb_Li_2 * m_GA_Li - a_pb_GA_Li * KPT_Li
    
    # GA metabolites (excretable)
    dm_GAMA  <- metGA_GSH - m_GAMA * k_exc_GAMA
    dm_GAOH  <- metGA_EH  - m_GAOH * k_exc_GAOH
    
    # Tissue
    dm_GA_T <- Q_T * (c_GA_AB - c_GA_T / pGA_TB) - k_onGA_T * m_GA_T
    da_pb_GA_T <- kpbs2 * m_GA_T - a_pb_GA_T * KPTS
    
    # GSH pool in liver (consumed by both AA and GA conjugation) # correction of the eqs.
    # earlier eq. 'production − clearance − consumption' 
    #This eq. 'GSH self-corrects to baseline, matches physiology, from Sweeney
    dm_GSH_Li <- k_cl_GSH * (k_0_GSH * V_Li * MW_GSH - m_GSH_Li) - metAA_GSH - metGA_GSH
    
    
    
    
    # -------------------------------------------------------------------------
    # Mass-balance diagnostics (do not change dynamics; returned as named outputs)
    # Total mass pools (AA, GA, and combined AA+GA + metabolites)
    total_AA_mass <- m_AA_AB + m_AA_VB + m_AA_T + m_AA_Li + m_AA_Ki + m_AAMA
    total_GA_mass <- m_GA_AB + m_GA_VB + m_GA_T + m_GA_Li + m_GA_Ki + m_GAMA + m_GAOH
    
    # Rate of change of total AA (sum of AA derivatives)
    dm_total_AA <- dm_AA_dose + dm_AA_AB + dm_AA_VB + dm_AA_T + dm_AA_Li + dm_AA_Ki + dm_AAMA
    # Rate of change of total GA (sum of GA derivatives)
    dm_total_GA <- dm_GA_AB + dm_GA_VB + dm_GA_T + dm_GA_Li + dm_GA_Ki + dm_GAMA + dm_GAOH
    
    # Combined pool derivative (AA + GA + excretable metabolites)
    combined_deriv <- dm_total_AA + dm_total_GA
    
    # Total excretion (rate at which mass leaves the modeled system)
    total_excretion_rate <- m_AAMA * k_exc_AAMA + m_GAMA * k_exc_GAMA + m_GAOH * k_exc_GAOH
    
    # For perfect mass conservation: combined_deriv + total_excretion_rate should be ~ 0
    # (because conversions AA->GA are internal transfers; only excretion removes mass)
    mass_balance_residual <- combined_deriv + total_excretion_rate
    
    # Flow/volume diagnostics
    flow_residual <- Q_C - (Q_T + Q_Li + Q_Ki)   # if non-zero, flows don't sum to cardiac output
    volume_sum    <- V_AB + V_VB + V_T + V_Li + V_Ki  # check if sum matches expected total blood/tissue volume
    
    # -------------------------------------------------------------------------
    # Return: first element must be vector of derivatives (in the same order as `state`)
    derivs <- c(
      dm_AA_AB,    dm_GA_AB,   
      dm_AA_VB,    dm_GA_VB,
      dm_AA_mix,         dm_GA_mix,
      dm_AA_Ki,    dm_GA_Ki,   dm_AA_dose,
      dm_AA_Li,    dm_AAMA,
      dm_GA_Li,    da_pb_GA_Li, dm_GAMA,
      dm_GSH_Li,   dm_AA_T,     dm_GA_T,
      dm_GAOH,
      da_pb_AA_Ki, da_pb_AA_Li,
      da_pb_GA_Ki, da_pb_AA_T, 
      da_pb_GA_T,
      dm_AA_Hb ,   # <-- AA-hemoglobin adduct
      dm_GA_Hb     # <-- GA-hemoglobin adduct
    )
    
    # Named diagnostics returned as additional items (deSolve will include them in output)
    return(list(    derivs,
      total_AA_mass = total_AA_mass,
      total_GA_mass = total_GA_mass,
      combined_total_mass = total_AA_mass + total_GA_mass,
      dm_total_AA = dm_total_AA,
      dm_total_GA = dm_total_GA,
      combined_deriv = combined_deriv,
      total_excretion_rate = total_excretion_rate,
      mass_balance_residual = mass_balance_residual,
      flow_residual = flow_residual,
      volume_sum = volume_sum
    ))
  })
}
PBPKmodelAA <- compiler::cmpfun(PBPKmodelAA)

# ++++++++++++++++++++++++++++++++++++++++++++++++++++++++++++++++++
# manual readout from Vikstrom 2011 InVitroAcrylamide
# ++++++++++++++++++++++++++++++++++++++++++++++++++++++++++++++++++

n_days = 5  # simulate for 5 days
times <- seq(from = 0, to = n_days * 24   , by = 0.1)
diet <- data.frame(var = "m_AA_dose", method = "add",   #  24* c(0:(n_days/2))
                   time = c(0, 24, 48, 72 ),  value = 11 *BW /1000 ) #  0.5 *BW /1000   # dose of 0.05 microg/kg bw
out <- ode(y = yini, times = times, func = PBPKmodelAA, parms = params, events = list(data = diet))


par(mfrow=c(1,2),mar=c(2,4,1,1))
# plot for hemoglobin adducts AA 
plot(out[,'time'], 
     out[,'m_AA_Hb'], # * conv_factor_AA ,  # 6.53×10^6
     type = 'l', lwd=2,  xlab = 'Time (hours)',    ylab = 'Hb Adducts (pmol/g globin)', 
     main = 'AA Hemoglobin Adducts',    ylim = c(0, 150)) # Adjusted ylim to typical range (0-150)
# Add reference points (ensure these values are also in pmol/g globin)
points(c(24, 120), c(51, 110), col="blue", cex = 1.5, pch = 17) ; grid()

plot(out[,'time'],  out[,'m_GA_Hb'], # * conv_factor_AA ,  # 6.53×10^6
     type = 'l', lwd=2,  xlab = 'Time (hours)',    ylab = 'Hb Adducts (pmol/g globin)', 
     main = 'GA Hemoglobin Adducts',    ylim = c(0, 250)) # Adjusted ylim to typical range (0-150)
# Add reference points (ensure these values are also in pmol/g globin)
points(c(24, 120), c(51, 100), col="blue", cex = 1.5, pch = 17) ; grid()
